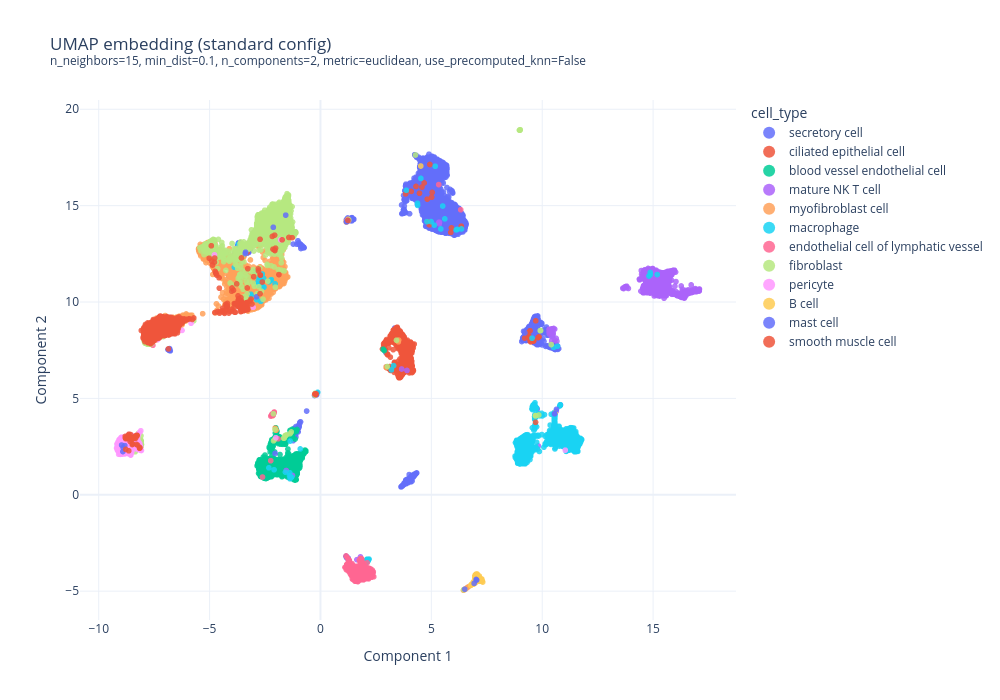

The notebook cell this image was saved under:
### Code cell
scatter_plot(cfg_std, title="UMAP embedding (standard config)")

### Figure 1 — Plotly figure (JSON) as saved in the notebook; plotly's stock layout.template omitted (floating-point values rounded to 4 significant figures; data arrays with more than 128 entries replaced by an {"elided": "..."} marker saying what was removed)
{"data": [{"hovertemplate": "label=secretory cell<br>Component 1=%{x}<br>Component 2=%{y}<extra></extra>", "legendgroup": "secretory cell", "marker": {"color": "#636efa", "opacity": 0.85, "size": 6, "symbol": "circle"}, "mode": "markers", "name": "secretory cell", "showlegend": true, "type": "scattergl", "x": {"elided": "14097 float values"}, "xaxis": "x", "y": {"elided": "14097 float values"}, "yaxis": "y"}, {"hovertemplate": "label=ciliated epithelial cell<br>Component 1=%{x}<br>Component 2=%{y}<extra></extra>", "legendgroup": "ciliated epithelial cell", "marker": {"color": "#EF553B", "opacity": 0.85, "size": 6, "symbol": "circle"}, "mode": "markers", "name": "ciliated epithelial cell", "showlegend": true, "type": "scattergl", "x": {"elided": "2406 float values"}, "xaxis": "x", "y": {"elided": "2406 float values"}, "yaxis": "y"}, {"hovertemplate": "label=blood vessel endothelial cell<br>Component 1=%{x}<br>Component 2=%{y}<extra></extra>", "legendgroup": "blood vessel endothelial cell", "marker": {"color": "#00cc96", "opacity": 0.85, "size": 6, "symbol": "circle"}, "mode": "markers", "name": "blood vessel endothelial cell", "showlegend": true, "type": "scattergl", "x": {"elided": "3693 float values"}, "xaxis": "x", "y": {"elided": "3693 float values"}, "yaxis": "y"}, {"hovertemplate": "label=mature NK T cell<br>Component 1=%{x}<br>Component 2=%{y}<extra></extra>", "legendgroup": "mature NK T cell", "marker": {"color": "#ab63fa", "opacity": 0.85, "size": 6, "symbol": "circle"}, "mode": "markers", "name": "mature NK T cell", "showlegend": true, "type": "scattergl", "x": {"elided": "3870 float values"}, "xaxis": "x", "y": {"elided": "3870 float values"}, "yaxis": "y"}, {"hovertemplate": "label=myofibroblast cell<br>Component 1=%{x}<br>Component 2=%{y}<extra></extra>", "legendgroup": "myofibroblast cell", "marker": {"color": "#FFA15A", "opacity": 0.85, "size": 6, "symbol": "circle"}, "mode": "markers", "name": "myofibroblast cell", "showlegend": true, "type": "scattergl", "x": {"elided": "8934 float values"}, "xaxis": "x", "y": {"elided": "8934 float values"}, "yaxis": "y"}, {"hovertemplate": "label=macrophage<br>Component 1=%{x}<br>Component 2=%{y}<extra></extra>", "legendgroup": "macrophage", "marker": {"color": "#19d3f3", "opacity": 0.85, "size": 6, "symbol": "circle"}, "mode": "markers", "name": "macrophage", "showlegend": true, "type": "scattergl", "x": {"elided": "3627 float values"}, "xaxis": "x", "y": {"elided": "3627 float values"}, "yaxis": "y"}, {"hovertemplate": "label=endothelial cell of lymphatic vessel<br>Component 1=%{x}<br>Component 2=%{y}<extra></extra>", "legendgroup": "endothelial cell of lymphatic vessel", "marker": {"color": "#FF6692", "opacity": 0.85, "size": 6, "symbol": "circle"}, "mode": "markers", "name": "endothelial cell of lymphatic vessel", "showlegend": true, "type": "scattergl", "x": {"elided": "2272 float values"}, "xaxis": "x", "y": {"elided": "2272 float values"}, "yaxis": "y"}, {"hovertemplate": "label=fibroblast<br>Component 1=%{x}<br>Component 2=%{y}<extra></extra>", "legendgroup": "fibroblast", "marker": {"color": "#B6E880", "opacity": 0.85, "size": 6, "symbol": "circle"}, "mode": "markers", "name": "fibroblast", "showlegend": true, "type": "scattergl", "x": {"elided": "4815 float values"}, "xaxis": "x", "y": {"elided": "4815 float values"}, "yaxis": "y"}, {"hovertemplate": "label=pericyte<br>Component 1=%{x}<br>Component 2=%{y}<extra></extra>", "legendgroup": "pericyte", "marker": {"color": "#FF97FF", "opacity": 0.85, "size": 6, "symbol": "circle"}, "mode": "markers", "name": "pericyte", "showlegend": true, "type": "scattergl", "x": {"elided": "2030 float values"}, "xaxis": "x", "y": {"elided": "2030 float values"}, "yaxis": "y"}, {"hovertemplate": "label=B cell<br>Component 1=%{x}<br>Component 2=%{y}<extra></extra>", "legendgroup": "B cell", "marker": {"color": "#FECB52", "opacity": 0.85, "size": 6, "symbol": "circle"}, "mode": "markers", "name": "B cell", "showlegend": true, "type": "scattergl", "x": {"elided": "452 float values"}, "xaxis": "x", "y": {"elided": "452 float values"}, "yaxis": "y"}, {"hovertemplate": "label=mast cell<br>Component 1=%{x}<br>Component 2=%{y}<extra></extra>", "legendgroup": "mast cell", "marker": {"color": "#636efa", "opacity": 0.85, "size": 6, "symbol": "circle"}, "mode": "markers", "name": "mast cell", "showlegend": true, "type": "scattergl", "x": {"elided": "1046 float values"}, "xaxis": "x", "y": {"elided": "1046 float values"}, "yaxis": "y"}, {"hovertemplate": "label=smooth muscle cell<br>Component 1=%{x}<br>Component 2=%{y}<extra></extra>", "legendgroup": "smooth muscle cell", "marker": {"color": "#EF553B", "opacity": 0.85, "size": 6, "symbol": "circle"}, "mode": "markers", "name": "smooth muscle cell", "showlegend": true, "type": "scattergl", "x": {"elided": "3511 float values"}, "xaxis": "x", "y": {"elided": "3511 float values"}, "yaxis": "y"}], "layout": {"height": 700, "legend": {"borderwidth": 0, "itemsizing": "constant", "title": {"text": "cell_type"}, "tracegroupgap": 0}, "title": {"text": "UMAP embedding (standard config)<br><sup>n_neighbors=15, min_dist=0.1, n_components=2, metric=euclidean, use_precomputed_knn=False</sup>"}, "width": 1000, "xaxis": {"anchor": "y", "domain": [0, 1], "title": {"text": "Component 1"}}, "yaxis": {"anchor": "x", "domain": [0, 1], "title": {"text": "Component 2"}}}}
